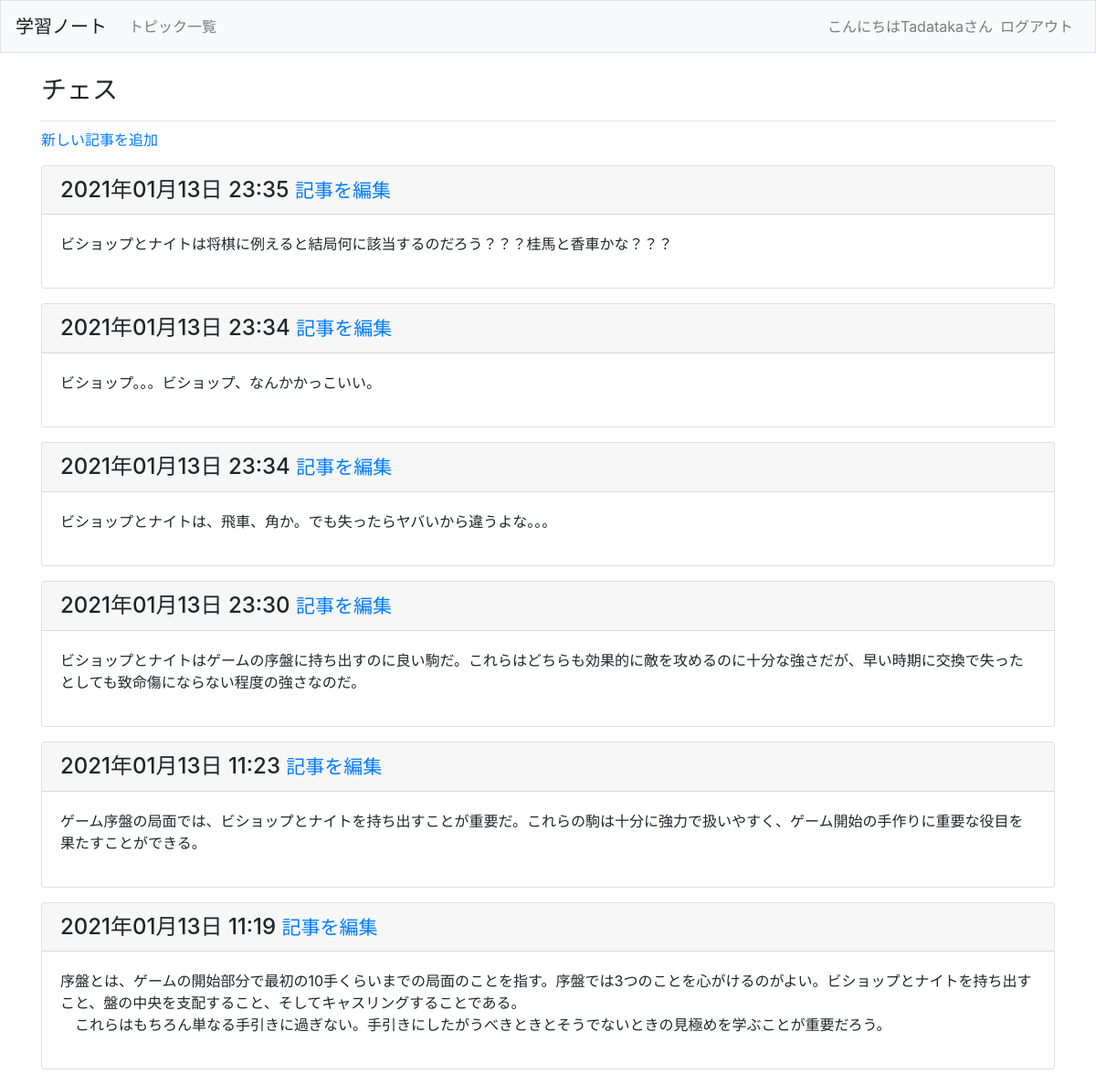
The page /topics/1/ (signed in) on the database its author committed.
### learning_logs/models.py (models this page shows, shortened)
class Topic(models.Model):#(p193)
    text = models.CharField(max_length=200)
    date_added = models.DateTimeField(auto_now_add=True)
    owner = models.ForeignKey(User, on_delete=models.CASCADE)#Userを外部キーとして関連付けた(p248)
    def __str__(self):
        return self.text

class Entry(models.Model):
    topic = models.ForeignKey(Topic, on_delete=models.CASCADE)#topicを外部キーとして関連付けた(p199)
    text = models.TextField()
    date_added = models.DateTimeField(auto_now_add=True)
    class Meta:
        verbose_name_plural = 'entries'

### learning_logs/views.py (the view)
# urls.py: path('topics/<int:topic_id>/', views.topic, name='topic'),#p216
@login_required#アクセス権追加(p247)
def topic(request, topic_id):
    topic = Topic.objects.get(id=topic_id)
    if topic.owner != request.user:
        raise Http404
    entries = topic.entry_set.order_by('-date_added')
    context = {'topic': topic, 'entries':entries}
    return render(request, 'learning_logs/topic.html', context)

### learning_logs/templates/learning_logs/topic.html
{% extends 'learning_logs/base.html' %}
{% block page_header %}
  <h3>{{ topic }}</h3>
{% endblock page_header %}
{% block content %}
  <p>
    <a href="{% url 'learning_logs:new_entry' topic.id %}">新しい記事を追加</a>
  </p>
  {% for entry in entries %}
    <div class="card mb-3">
      <h4 class="card-header">
        {{ entry.date_added|date:'Y年m月d日 H:i' }}
        <small><a href="{% url 'learning_logs:edit_entry' entry.id %}">
          記事を編集</a></small>
      </h4>
      <div class="card-body">
        {{ entry.text|linebreaks }}
      </div>
    </div>
  {% empty %}
    <p>このトピックにはまだ記事がありません。</p>
  {% endfor %}
{% endblock content %}

### learning_logs/templates/learning_logs/base.html (shortened to what this page needs)
{% load bootstrap4 %}
<!DOCTYPE html>
<html lang="ja">
<head>
    {% bootstrap_css %}
</head>
<body>
    <nav class="navbar navbar-expand-md navbar-light bg-light mb-4 border">
        <a class="navbar-brand" href="{% url 'learning_logs:index' %}">
            学習ノート
        </a>
        <div class="collapse navbar-collapse" id="navbarCollapse">
            <ul class="navbar-nav mr-auto">
                <li class="nav-item">
                    <a class="nav-link" href="{% url 'learning_logs:topics' %}">
                        トピック一覧
                    </a>
                </li>
            </ul>
            <ul class="navbar-nav ml-auto">
                {% if user.is_authenticated %}
                  <li class="nav-item">
                      <span class="navbar-text">こんにちは{{ user.username }}さん</span>
                  </li>
                  <li class="nav-item">
                      <a class="nav-link" href="{% url 'users:logout' %}">ログアウト</a>
                  </li>
                {% endif %}
            </ul>
        </div>
    </nav>
    <main role="main" class="container">
        <div class="pb-2 mb-2 border-bottom">
            {% block page_header %}{% endblock page_header %}
        </div>
        <div>
            {% block content %}{% endblock content %}
        </div>
    </main>
</body>
</html>

### rows shown on the page
Topic: text "チェス"
Entry: date_added "2021年01月13日 23:35", text "ビショップとナイトは将棋に例えると結局何に該当するのだろう？？？桂馬と香車かな？？？"
Entry: date_added "2021年01月13日 23:34", text "ビショップ。。。ビショップ、なんかかっこいい。"
Entry: date_added "2021年01月13日 23:34", text "ビショップとナイトは、飛車、角か。でも失ったらヤバいから違うよな。。。"
Entry: date_added "2021年01月13日 23:30", text "ビショップとナイトはゲームの序盤に持ち出すのに良い駒だ。これらはどちらも効果的に敵を攻めるのに十分な強さだが、早い時期に交換で失ったとしても致命傷にならない程度の強さなのだ。"
Entry: date_added "2021年01月13日 11:23", text "ゲーム序盤の局面では、ビショップとナイトを持ち出すことが重要だ。これらの駒は十分に強力で扱いやすく、ゲーム開始の手作りに重要な役目を果たすことができる。"
Entry: date_added "2021年01月13日 11:19", text "序盤とは、ゲームの開始部分で最初の10手くらいまでの局面のことを指す。序盤では3つのことを心がけるのがよい。ビショップとナイトを持ち出すこと、盤の中央を支配すること、そしてキャスリングすることである。 これらはもちろん単なる手引きに過ぎない。手引きにしたがうべきときとそうでないときの見極めを学ぶことが重要だろう。"

### other values the page prints
{{ user.username }} "Tadataka"
